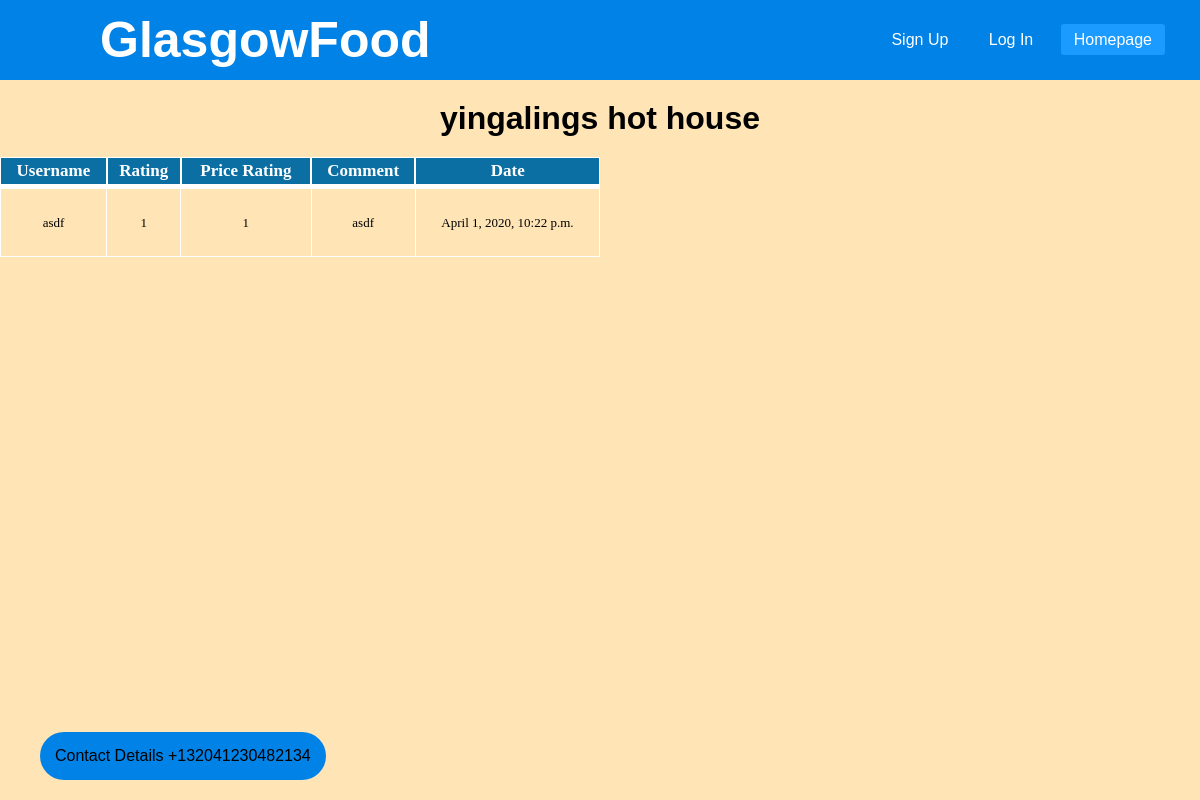
/food/restaurants/yingalings-hot-house/, run on the app's committed database.
### food/models.py (models this page shows, shortened)
class Restaurant(models.Model):
	restaurant_ID = AutoField(primary_key=True)
	owner = models.ForeignKey(UserProfile, on_delete = models.CASCADE, null=True,blank=True)
	name = CharField(max_length = 100)
	slug = models.SlugField(unique=True)
	address = CharField(max_length = 100, blank=True, null=True)
	overview = CharField(max_length = 100)
	detailed = CharField(max_length = 300, blank=True, null=True)
	phone_number = IntegerField(blank=True, null=True)
	email_address = EmailField(blank=True, null=True)
	rating = IntegerField(default=0)
	price = IntegerField(default=0)
	lat = FloatField(default=55.8642)
	lng = FloatField(default=-4.2518)

class Comment(models.Model):
	review_ID = AutoField(primary_key=True)
	user = models.ForeignKey(UserProfile, on_delete = models.SET_NULL, null=True)
	restaurant = models.ForeignKey(Restaurant, on_delete=models.CASCADE)
	date_time = models.DateTimeField(null=True)
	comment = CharField(max_length=1000)
	rating = IntegerField()
	price = IntegerField()

class UserProfile(models.Model):
	user = models.OneToOneField(User, on_delete=models.CASCADE)
	username = CharField(max_length=100, default="hello")
	is_owner = models.BooleanField(default=False)
	verified_by = models.ForeignKey('self',on_delete=models.CASCADE, related_name='+',blank = True, null = True)
	favourites = ListCharField(max_length=100,base_field=CharField(max_length=100),null=True,blank=True,default='')

### food/views.py (the view)
# urls.py: path('restaurants/<slug:restaurant_name_slug>/',views.show_restaurant, name='show_restaurant'),
def show_restaurant(request, restaurant_name_slug):
    context_dict = {}
    try:
        restaurant = Restaurant.objects.get(slug=restaurant_name_slug)
        comments = Comment.objects.filter(restaurant=restaurant)
        context_dict['comments'] = comments
        context_dict['restaurant'] = restaurant
    except Restaurant.DoesNotExist:
        context_dict['restaurant'] = None
        context_dict['comments'] = None
    return render(request, 'food/restaurant.html', context=context_dict)

### templates/food/restaurant.html (shortened to what this page needs)
<!DOCTYPE html>
{% extends 'food/base.html' %}
{% load staticfiles %}
{% block body_block %}
    {% if restaurant %}
        <h1>{{ restaurant.name }}</h1>
        {% if comments %}
            <ul>
				<table class = "paleBlueRows">
					<thead>
						<tr>
							<th>Username</th>
							<th>Rating</th>
							<th>Price Rating</th>
							<th>Comment</th>
							<th>Date</th>
						</tr>
					</thead>
					<tbody>
						{% for comment in comments %}
							<tr>
								<td>{{comment.user.username}}</td>
								<td>{{comment.rating}}</td>
								<td>{{comment.price}}</td>
								<td>{{comment.comment}}</td>
								<td>{{comment.date_time}}</td>
							</tr>
						{% endfor %}
					</tbody>
				</table>
            </ul>
	<u2>
	<div id="googleMap" style="width:100%;height:400px;"></div>
	</u2>
        {% else %}
            <strong>No comments currently in restaurant.</strong>
        {% endif %}
    {% else %}
        The specified restaurant does not exist.
    {% endif %}
 {% endblock %}

### static/css/basic/basic.css (style rules this page uses)
* { padding:0; margin: 0; text-decoration: none; list-style: none; box-sizing: border-box; }
html { height:100%; width:100%; }
h1 { text-align: center; margin:20px; }
body { font-family: 'Arial' , 'Helvetica', sans-serif; background:#FFE4B5 url(glasgow.jpg) no-repeat ; background-size:cover; width:100%; height:100%; }
table.paleBlueRows { font-family: "Times New Roman", Times, serif; border: 1px solid #FFFFFF; width: 600px; height: 100px; text-align: center; border-collapse: collapse; }
table.paleBlueRows td, table.paleBlueRows th { border: 1px solid #FFFFFF; padding: 3px 2px; }
table.paleBlueRows tbody td { font-size: 13px; }
table.paleBlueRows thead { background: #0B6FA4; border-bottom: 5px solid #FFFFFF; }
table.paleBlueRows thead th { font-size: 17px; font-weight: bold; color: #FFFFFF; text-align: center; border-left: 2px solid #FFFFFF; }
table.paleBlueRows thead th:first-child { border-left: none; }

### data on the page
Restaurant: name "yingalings hot house"
Comment: user.username "asdf", rating "1", price "1", comment "asdf", date_time "April 1, 2020, 10:22 p.m."
